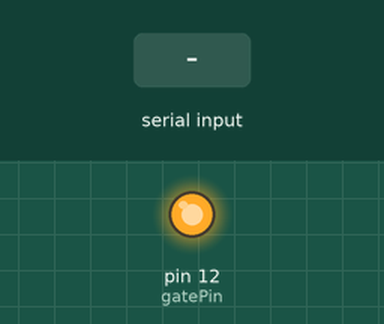
A sketch run on a simulated Arduino Uno, built with avr-gcc and run on an emulated ATmega328P. Parts: output pins drawn as LEDs (lit = HIGH). Dashed ring = blinking. The inputs (shaded band) are chosen by the test bench.

Above: at 1.2 s.
1.3 s: "1" received over Serial
At 4.2 s:
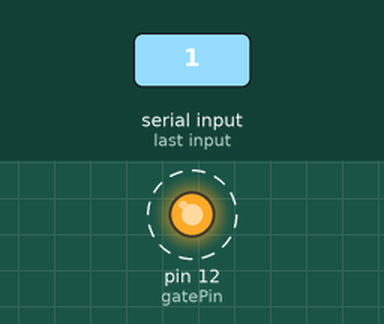
4.3 s: "0" received over Serial
At 4.8 s:
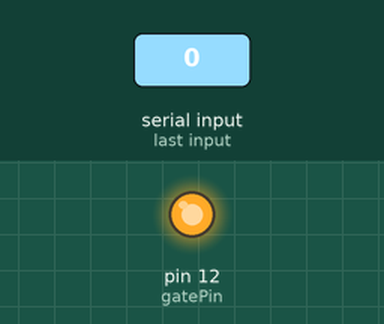
5.8 s: "2" received over Serial
At 6.2 s:
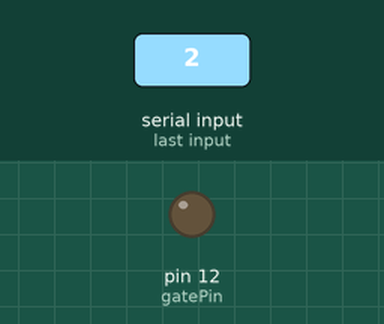
Timing chart, 0 to 14.8 s (numbered marks = the images above; inputs shaded):
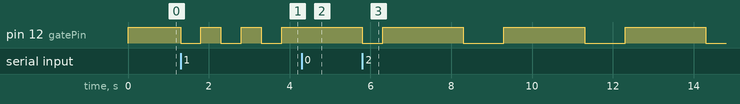

Measured:
- after the input at 1.3 s, pin 12 (gatePin): alternates HIGH for 0.50 s and LOW for 0.50 s, starting at once
- after the input at 4.3 s, pin 12 (gatePin): stays HIGH (without the input it goes to LOW after 0.00 s)
- after the input at 5.8 s, pin 12 (gatePin): HIGH → LOW at once, then repeats every 3.0 s: HIGH 2.0 s, LOW 1.0 s

The sketch:

gate.ino
```cpp
// This file is intended to be a complimentary code to connect with the home server
// this file can open and close the front most gate by receiving serial data from python
// by Jan Dustin Tengdyantono
// 01/05/2020

#define gatePin 12 // to connect to relay
int num = 1;
int state;
void setup() {


    pinMode(gatePin, OUTPUT);
    digitalWrite(gatePin, HIGH); //LOW IN RELAY = HIGH IN DIGITAL WRITE

    Serial.begin(9600); // Default communication rate of the Bluetooth module
}

void loop() {
    if(Serial.available() > 0){
    // Checks whether data is comming from the serial port
    state = Serial.read(); // Reads the data from the serial port
    }

    if (state =='0'){

    }

    //one button press
    else if (state == '1') {
        digitalWrite(gatePin, LOW);
        delay(500);
        digitalWrite(gatePin, HIGH);
        delay(500);

    }

    // Opening gate 2 seconds wide (for people)
    else if (state == '2'){
        digitalWrite(gatePin, LOW);
        delay(500);
        digitalWrite(gatePin, HIGH);
        delay(2000);
        digitalWrite(gatePin, LOW);
        delay(500);
        digitalWrite(gatePin, HIGH);
    }

    }
```
